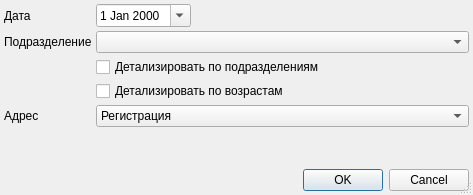
<?xml version="1.0" encoding="UTF-8"?>
<ui version="4.0">
 <class>AttachedContingentSetupDialog</class>
 <widget class="QDialog" name="AttachedContingentSetupDialog">
  <property name="windowModality">
   <enum>Qt::ApplicationModal</enum>
  </property>
  <property name="geometry">
   <rect>
    <x>0</x>
    <y>0</y>
    <width>473</width>
    <height>195</height>
   </rect>
  </property>
  <property name="windowTitle">
   <string>параметры отчёта</string>
  </property>
  <property name="sizeGripEnabled">
   <bool>true</bool>
  </property>
  <layout class="QGridLayout" name="gridLayout">
   <property name="margin">
    <number>4</number>
   </property>
   <property name="spacing">
    <number>4</number>
   </property>
   <item row="0" column="0">
    <widget class="QLabel" name="lblEndDate">
     <property name="text">
      <string>Дата</string>
     </property>
     <property name="buddy">
      <cstring>edtEndDate</cstring>
     </property>
    </widget>
   </item>
   <item row="0" column="1">
    <widget class="CDateEdit" name="edtEndDate">
     <property name="calendarPopup">
      <bool>true</bool>
     </property>
    </widget>
   </item>
   <item row="4" column="0">
    <widget class="QLabel" name="lblAddressOrgStructureType">
     <property name="text">
      <string>Адрес</string>
     </property>
     <property name="buddy">
      <cstring>cmbAddressOrgStructureType</cstring>
     </property>
    </widget>
   </item>
   <item row="6" column="0" colspan="3">
    <widget class="QDialogButtonBox" name="buttonBox">
     <property name="orientation">
      <enum>Qt::Horizontal</enum>
     </property>
     <property name="standardButtons">
      <set>QDialogButtonBox::Cancel|QDialogButtonBox::Ok</set>
     </property>
    </widget>
   </item>
   <item row="2" column="1" colspan="2">
    <widget class="QCheckBox" name="chkDetailByDepartment">
     <property name="text">
      <string>Детализировать по подразделениям</string>
     </property>
    </widget>
   </item>
   <item row="1" column="1" colspan="2">
    <widget class="COrgStructureComboBox" name="cmbOrgStructure"/>
   </item>
   <item row="1" column="0">
    <widget class="QLabel" name="lblOrgStructure">
     <property name="text">
      <string>Подразделение</string>
     </property>
     <property name="buddy">
      <cstring>cmbOrgStructure</cstring>
     </property>
    </widget>
   </item>
   <item row="0" column="2">
    <spacer>
     <property name="orientation">
      <enum>Qt::Horizontal</enum>
     </property>
     <property name="sizeHint" stdset="0">
      <size>
       <width>61</width>
       <height>20</height>
      </size>
     </property>
    </spacer>
   </item>
   <item row="4" column="1" colspan="2">
    <widget class="QComboBox" name="cmbAddressOrgStructureType">
     <property name="enabled">
      <bool>true</bool>
     </property>
     <property name="sizePolicy">
      <sizepolicy hsizetype="Expanding" vsizetype="Fixed">
       <horstretch>0</horstretch>
       <verstretch>0</verstretch>
      </sizepolicy>
     </property>
     <item>
      <property name="text">
       <string>Регистрация</string>
      </property>
     </item>
     <item>
      <property name="text">
       <string>Проживание</string>
      </property>
     </item>
     <item>
      <property name="text">
       <string>Регистрация или проживание</string>
      </property>
     </item>
     <item>
      <property name="text">
       <string>Прикрепление</string>
      </property>
     </item>
     <item>
      <property name="text">
       <string>Регистрация или прикрепление</string>
      </property>
     </item>
     <item>
      <property name="text">
       <string>Проживание или прикрепление</string>
      </property>
     </item>
     <item>
      <property name="text">
       <string>Регистрация, проживание или прикрепление</string>
      </property>
     </item>
    </widget>
   </item>
   <item row="5" column="0">
    <spacer>
     <property name="orientation">
      <enum>Qt::Vertical</enum>
     </property>
     <property name="sizeHint" stdset="0">
      <size>
       <width>20</width>
       <height>40</height>
      </size>
     </property>
    </spacer>
   </item>
   <item row="3" column="1" colspan="2">
    <widget class="QCheckBox" name="chkDetailByAge">
     <property name="text">
      <string>Детализировать по возрастам</string>
     </property>
    </widget>
   </item>
  </layout>
 </widget>
 <customwidgets>
  <customwidget>
   <class>CDateEdit</class>
   <extends>QDateEdit</extends>
   <header>library/DateEdit</header>
  </customwidget>
  <customwidget>
   <class>COrgStructureComboBox</class>
   <extends>QComboBox</extends>
   <header>Orgs/OrgStructComboBoxes.h</header>
  </customwidget>
 </customwidgets>
 <tabstops>
  <tabstop>edtEndDate</tabstop>
  <tabstop>cmbOrgStructure</tabstop>
  <tabstop>cmbAddressOrgStructureType</tabstop>
  <tabstop>buttonBox</tabstop>
 </tabstops>
 <resources/>
 <connections>
  <connection>
   <sender>buttonBox</sender>
   <signal>accepted()</signal>
   <receiver>AttachedContingentSetupDialog</receiver>
   <slot>accept()</slot>
   <hints>
    <hint type="sourcelabel">
     <x>112</x>
     <y>177</y>
    </hint>
    <hint type="destinationlabel">
     <x>102</x>
     <y>90</y>
    </hint>
   </hints>
  </connection>
  <connection>
   <sender>buttonBox</sender>
   <signal>rejected()</signal>
   <receiver>AttachedContingentSetupDialog</receiver>
   <slot>reject()</slot>
   <hints>
    <hint type="sourcelabel">
     <x>225</x>
     <y>177</y>
    </hint>
    <hint type="destinationlabel">
     <x>236</x>
     <y>76</y>
    </hint>
   </hints>
  </connection>
 </connections>
</ui>
